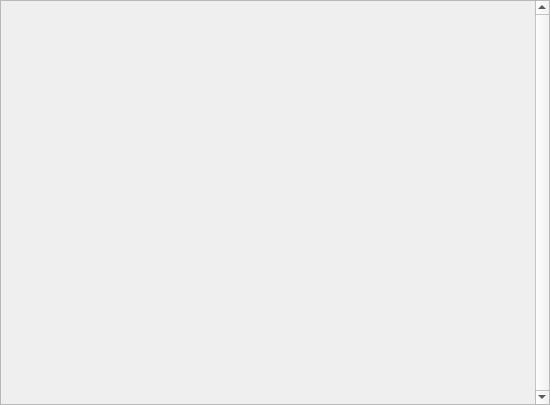
<?xml version="1.0" encoding="UTF-8"?>
<ui version="4.0">
 <class>CWE_ParameterTab</class>
 <widget class="QScrollArea" name="CWE_ParameterTab">
  <property name="geometry">
   <rect>
    <x>0</x>
    <y>0</y>
    <width>550</width>
    <height>405</height>
   </rect>
  </property>
  <property name="windowTitle">
   <string>ScrollArea</string>
  </property>
  <property name="verticalScrollBarPolicy">
   <enum>Qt::ScrollBarAlwaysOn</enum>
  </property>
  <property name="widgetResizable">
   <bool>true</bool>
  </property>
  <widget class="QWidget" name="parameterSpace">
   <property name="geometry">
    <rect>
     <x>0</x>
     <y>0</y>
     <width>532</width>
     <height>403</height>
    </rect>
   </property>
   <layout class="QGridLayout" name="gridLayout"/>
  </widget>
 </widget>
 <resources/>
 <connections/>
</ui>
